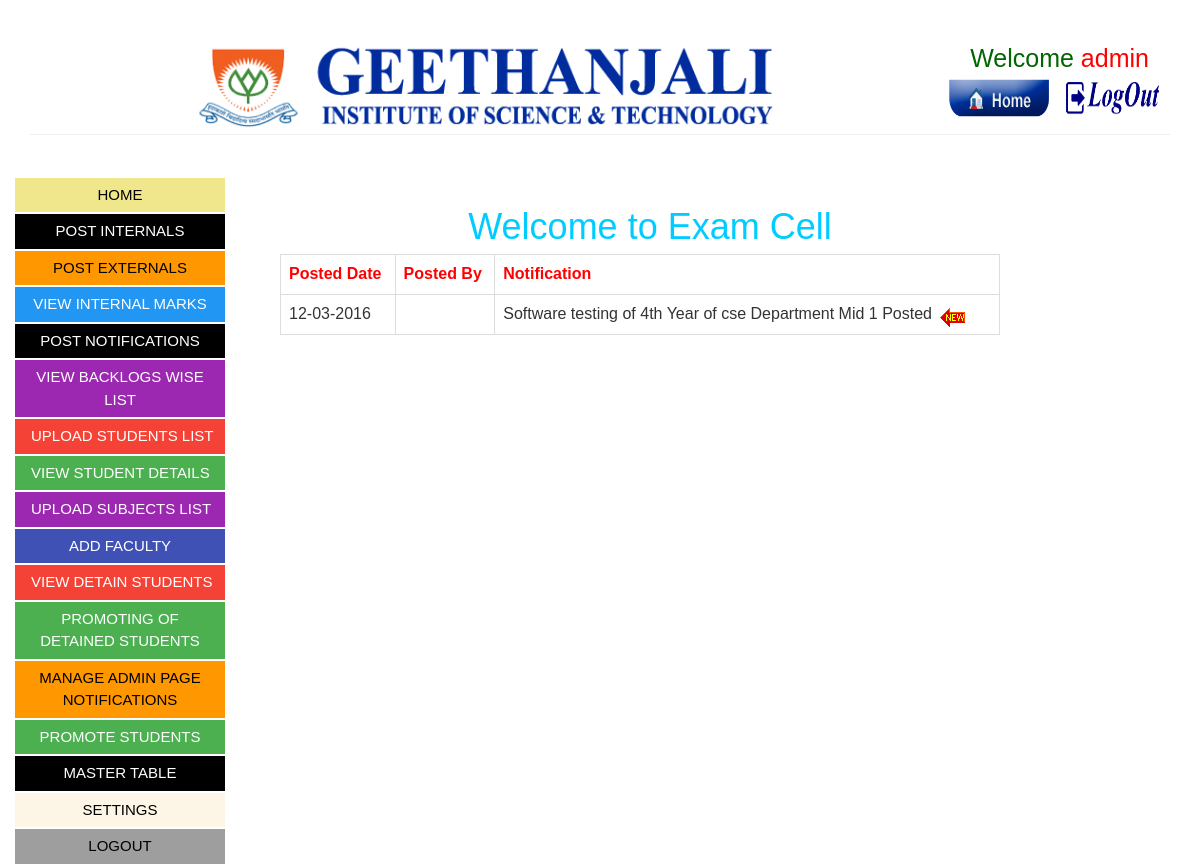
The app's page /adminhome.php (signed in), older data.
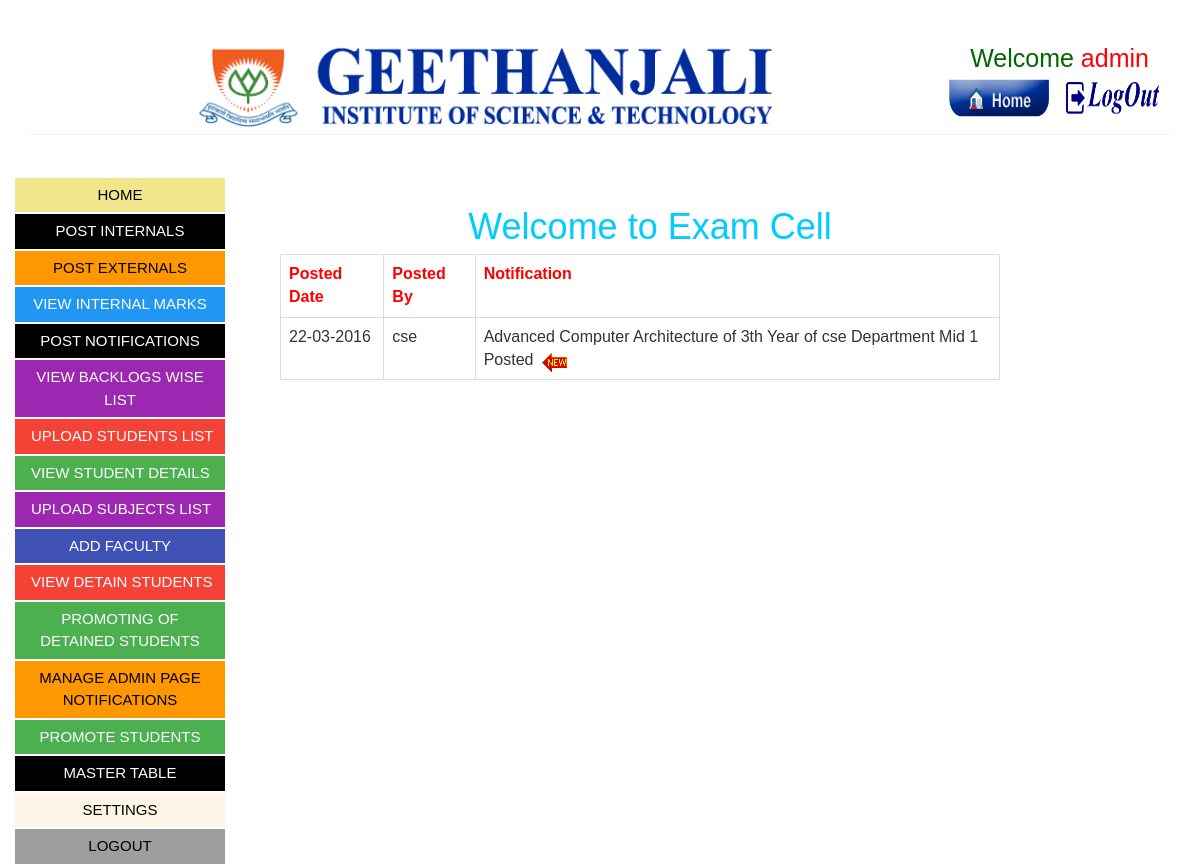
The same page, newer data.
### tables this page shows
CREATE TABLE IF NOT EXISTS `faculty_notifications` (
  `sno` int(11) NOT NULL,
  `postby` varchar(100) NOT NULL,
  `dept` int(11) NOT NULL,
  `year` int(11) NOT NULL,
  `subject` varchar(200) NOT NULL,
  `message` varchar(1000) NOT NULL,
  `date` varchar(20) NOT NULL
);

CREATE TABLE IF NOT EXISTS `dept` (
  `dept_id` int(11) NOT NULL,
  `dept_name` varchar(20) NOT NULL
);

### adminhome.php (the view, shortened to what this page needs)
<?php
	include 'admindb.php';
?>
<center>
	<span style="color:#0CF;font-size:36px">Welcome to Exam Cell </span>
    <div id="notifications" style="width:60%;margin-left:80px">
		<?php
			$q=mysql_query("SELECT *FROM faculty_notifications ORDER BY date DESC");
			echo "<table class='table table-bordered'>";
			echo "<tr style='color:red'><th>Posted Date</th><th>Posted By</th><th>Notification</th></tr>";
			$c=0;
			while($r=mysql_fetch_array($q))
			{
				$dept_id=$r['dept'];
				$q1=mysql_query("SELECT *FROM dept WHERE dept_id=$dept_id");
				$r1=mysql_fetch_array($q1);
				$dept_name=$r1['dept_name'];
				echo "<tr><td>".$r['date']."</td><td>".$r['postby']."</td><td>".$r['subject']." of ".$r['year']."th Year of ".$dept_name." Department ".$r['message'];
				if($c<3)
				{
					echo " <img src='images/new.gif'/></td></tr>";
					$c++;
				}
			}
			echo "</table>";
		?>
    </div>
</center>

Row changes from the older to the newer data that the page shows:
removed faculty_notifications: date "12-03-2016", subject "Software testing", year "4", dept.dept_name "cse", message "Mid 1 Posted"
added faculty_notifications: date "22-03-2016", postby "cse", subject "Advanced Computer Architecture", year "3", dept.dept_name "cse", message "Mid 1 Posted"
